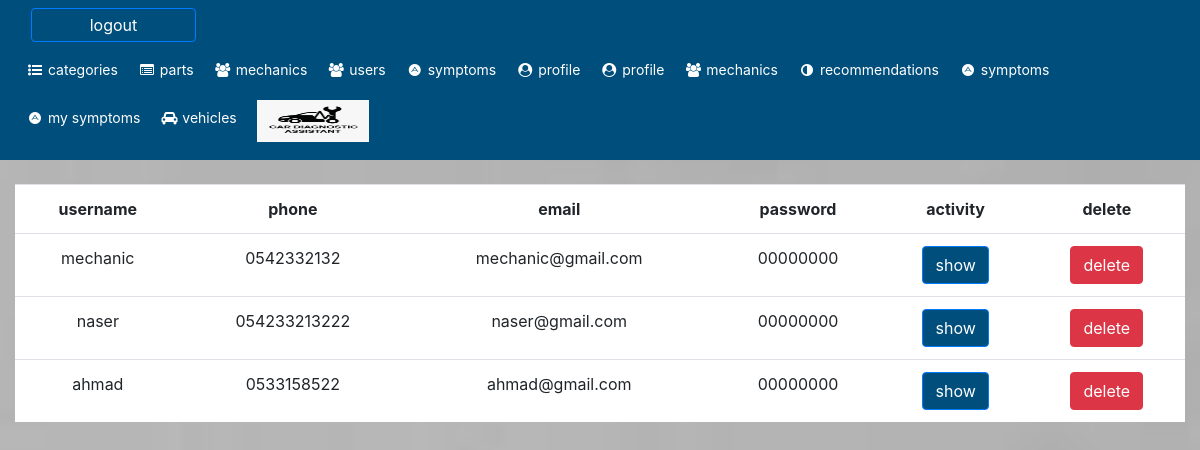
Page /mechanics.php on the committed database.
### tables this page shows
CREATE TABLE `mechanics` (
  `id` int(11) NOT NULL,
  `name` varchar(255) NOT NULL,
  `email` varchar(255) NOT NULL,
  `password` varchar(255) NOT NULL,
  `phone` varchar(255) NOT NULL,
  `address` text NOT NULL,
  `services` text NOT NULL,
  `city_id` int(11) NOT NULL
);

### web/mechanics.php (the view, shortened to what this page needs)
<?php
include("conn.php");
$sql = "SELECT * FROM mechanics ";
$query = mysqli_query($db, $sql);
?>
<!DOCTYPE html>
<html lang="en">
<head>
    <link rel="stylesheet" href="https://maxcdn.bootstrapcdn.com/bootstrap/4.5.2/css/bootstrap.min.css">
    <link rel="stylesheet" href="https://cdnjs.cloudflare.com/ajax/libs/font-awesome/4.7.0/css/font-awesome.min.css">
</head>
<body dir="ltr" class="background" style="background-image: url('images/bg.jpeg');background-size: cover;background-repeat: no-repeat;height:100vh">
    <?php
    include('header.php');
    ?>
    <br />
    <div class="row justify-content-center " style="margin: auto">
        <div class="col-12">
            <table style="background: white;width: 100%;text-align: center;direction: ltr;" class="table">
                <tr>
                    <th>
                        username
                    </th>
                    <th>
                        phone
                    </th>
                    <th>
                        email
                    </th>
                    <th>
                        password
                    </th>
                    <th>
                        activity
                    </th>
                    <th>
                        delete
                    </th>
                </tr>
                <?php
                foreach ($query as $row) {
                ?>
                    <tr>
                        <td><?= $row['name']; ?></td>
                        <td><?= $row['phone']; ?></td>
                        <td><?= $row['email']; ?></td>
                        <td><?= $row['password']; ?></td>
                        <td>
                            <a class="btn btn-primary" href="./mechanic_activities.php?id=<?= $row['id']; ?>">show</a>
                        </td>
                        <td>
                            <a class="btn btn-danger" href="./mechanics-delete.php?id=<?= $row['id']; ?>">delete</a>
                        </td>
                    </tr>
                <?php
                }
                ?>
            </table>
        </div>
    </div>
</body>
</html>

### web/mechanics.php (style rules this page uses)
.background { background-image: url("../images/3.jpeg"); background-size: cover; }

### web/header.php (style rules this page uses)
.row { margin-left: 0px !important; margin-right: 0px !important; }
.btn-primary { background: #004E7C !important; }

### rows in the picture
mechanics: name "mechanic", phone "0542332132", email "mechanic@gmail.com", password "00000000"
mechanics: name "naser", phone "054233213222", email "naser@gmail.com", password "00000000"
mechanics: name "ahmad", phone "0533158522", email "ahmad@gmail.com", password "00000000"
